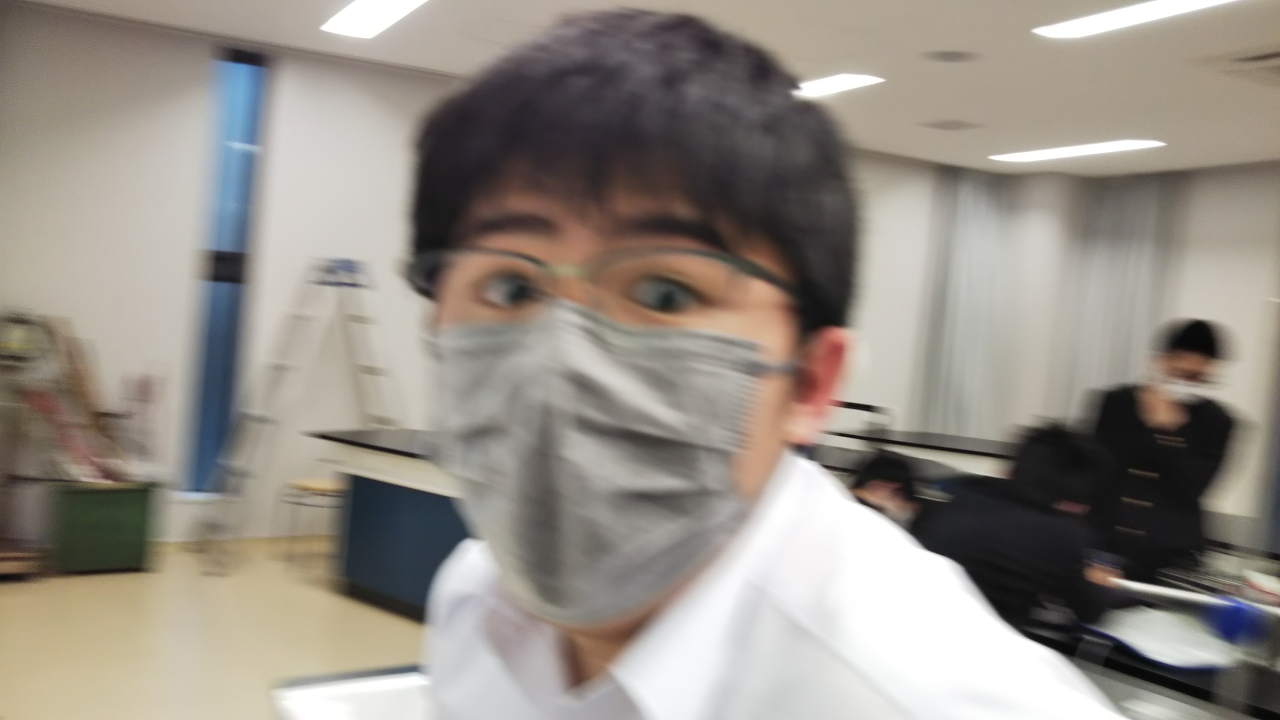
#> input picture aaa.jpg, 3840 x 2160 px (shown at 1/3 size)
$ python test.py
#> lines starting #> are read from the running program, lines starting #| are printed output that depends on the picture
import cv2

path = "aaa.jpg"
# 画像の読み込み
img = cv2.imread(path)
#> img is the input picture: shape (2160, 3840, 3); mean B, G, R 134.4, 142.5, 149.2
# 画像のグレースケール化
img_gray = cv2.cvtColor(img, cv2.COLOR_BGR2GRAY)
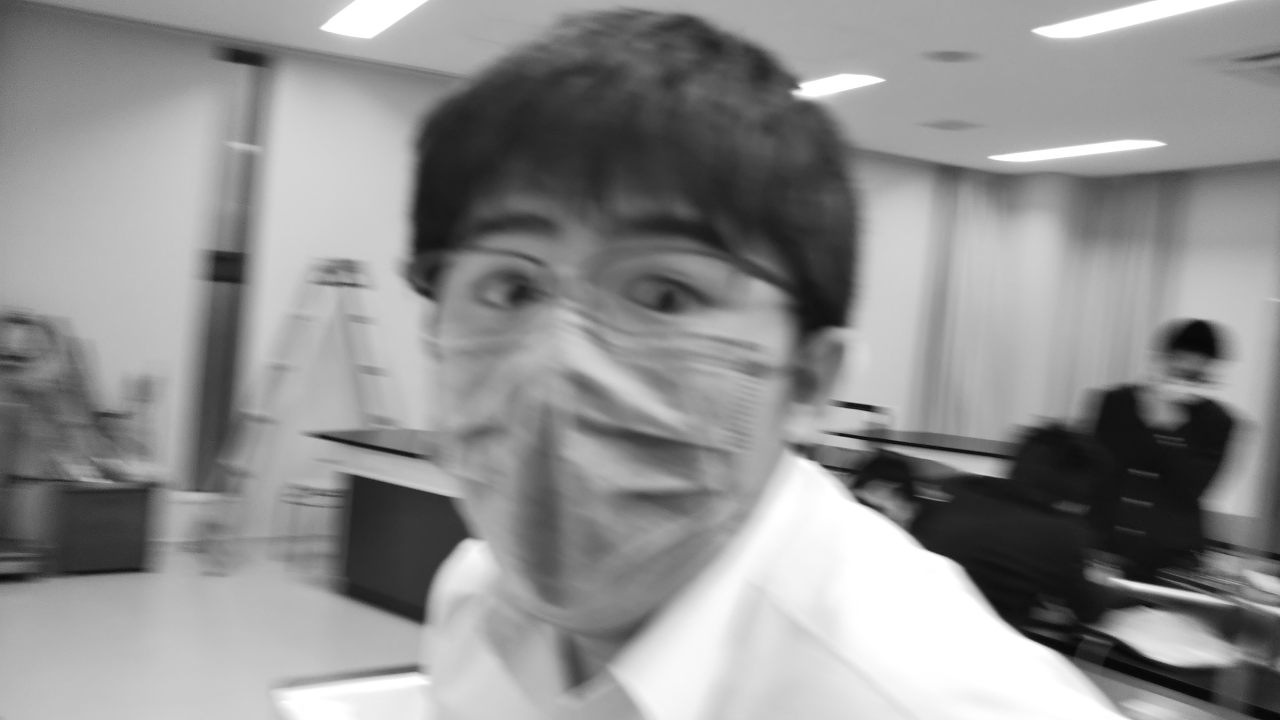
#> img_gray: shape (2160, 3840) (shown at 1/3 size); min 0, max 255, mean 143.5
# 学習済みモデルの読み込み
cascade = cv2.CascadeClassifier("haarcascade_frontalface_default.xml")
# 顔を検出する
lists = cascade.detectMultiScale(img_gray, minSize=(100, 100))
#> lists = [[1075, 378, 1339, 1339]]
if len(lists):
    # 顔を検出した場合、forですべての顔を赤い長方形で囲む
    for (x,y,w,h) in lists:
        cv2.rectangle(img, (x,y), (x+w, y+h), (0, 0, 255), thickness=2)
#> this loop made 1 pass
    img = cv2.resize(img,(1000,600))
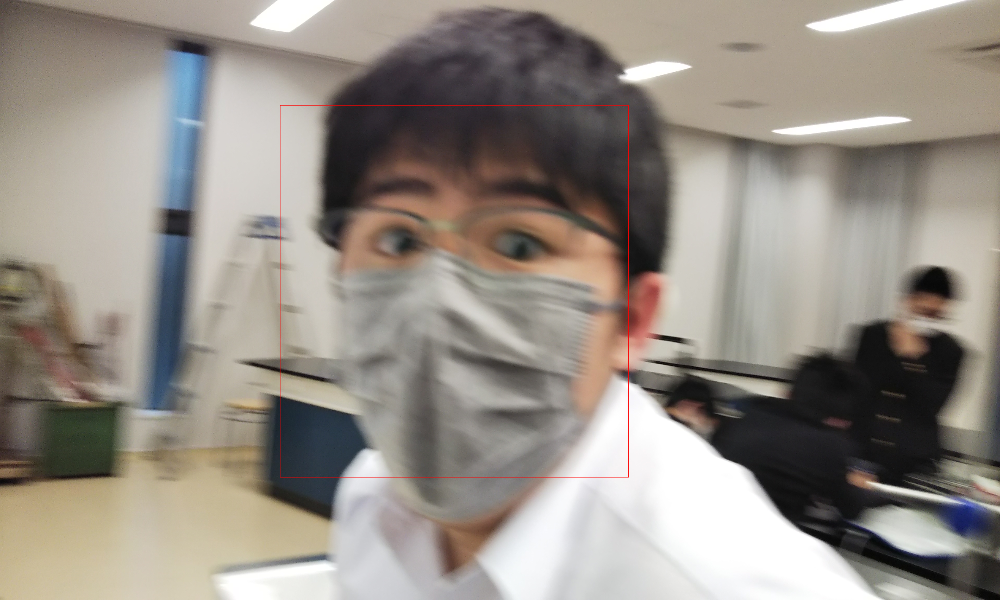
#> img: shape (600, 1000, 3); mean B, G, R 134.1, 142.2, 149.3
    cv2.imshow('img', img)
    cv2.waitKey(0)
else:
    print('Nothing')
